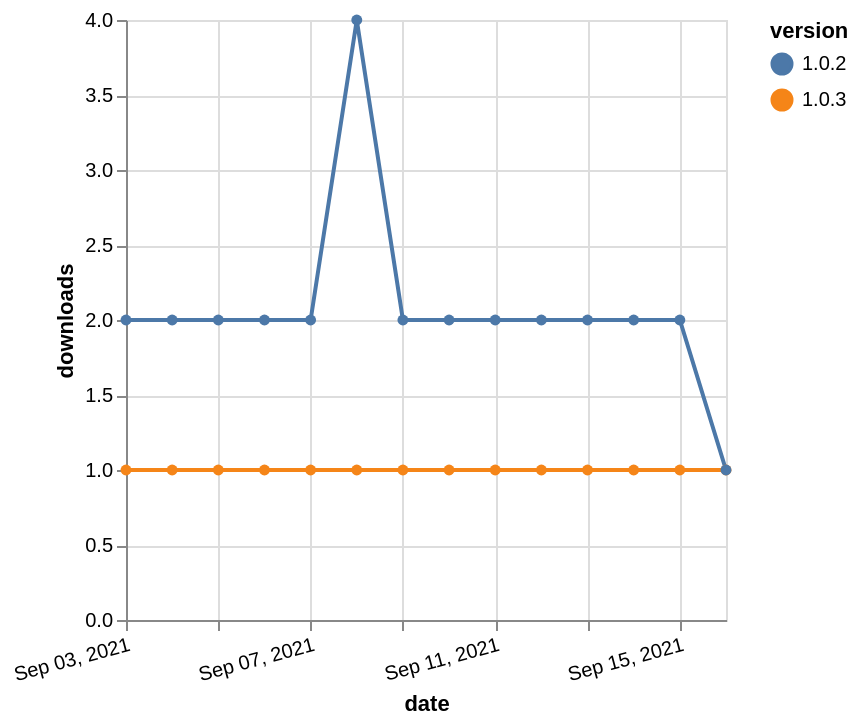

The specification (Vega-Lite) saved for this image:
### Vega-Lite specification from a JSON file in a GitHub repository (floating-point values rounded to 4 significant figures)
{"$schema": "https://vega.github.io/schema/vega-lite/v5.json", "description": "A simple bar chart with embedded data.", "data": {"values": [{"date": "2021-09-03", "total": 248, "delta": 1, "version": "1.0.3"}, {"date": "2021-09-04", "total": 249, "delta": 1, "version": "1.0.3"}, {"date": "2021-09-05", "total": 250, "delta": 1, "version": "1.0.3"}, {"date": "2021-09-06", "total": 251, "delta": 1, "version": "1.0.3"}, {"date": "2021-09-07", "total": 252, "delta": 1, "version": "1.0.3"}, {"date": "2021-09-08", "total": 253, "delta": 1, "version": "1.0.3"}, {"date": "2021-09-09", "total": 254, "delta": 1, "version": "1.0.3"}, {"date": "2021-09-10", "total": 255, "delta": 1, "version": "1.0.3"}, {"date": "2021-09-11", "total": 256, "delta": 1, "version": "1.0.3"}, {"date": "2021-09-12", "total": 257, "delta": 1, "version": "1.0.3"}, {"date": "2021-09-13", "total": 258, "delta": 1, "version": "1.0.3"}, {"date": "2021-09-14", "total": 259, "delta": 1, "version": "1.0.3"}, {"date": "2021-09-15", "total": 260, "delta": 1, "version": "1.0.3"}, {"date": "2021-09-16", "total": 261, "delta": 1, "version": "1.0.3"}, {"date": "2021-09-03", "total": 3060, "delta": 2, "version": "1.0.2"}, {"date": "2021-09-04", "total": 3062, "delta": 2, "version": "1.0.2"}, {"date": "2021-09-05", "total": 3064, "delta": 2, "version": "1.0.2"}, {"date": "2021-09-06", "total": 3066, "delta": 2, "version": "1.0.2"}, {"date": "2021-09-07", "total": 3068, "delta": 2, "version": "1.0.2"}, {"date": "2021-09-08", "total": 3072, "delta": 4, "version": "1.0.2"}, {"date": "2021-09-09", "total": 3074, "delta": 2, "version": "1.0.2"}, {"date": "2021-09-10", "total": 3076, "delta": 2, "version": "1.0.2"}, {"date": "2021-09-11", "total": 3078, "delta": 2, "version": "1.0.2"}, {"date": "2021-09-12", "total": 3080, "delta": 2, "version": "1.0.2"}, {"date": "2021-09-13", "total": 3082, "delta": 2, "version": "1.0.2"}, {"date": "2021-09-14", "total": 3084, "delta": 2, "version": "1.0.2"}, {"date": "2021-09-15", "total": 3086, "delta": 2, "version": "1.0.2"}, {"date": "2021-09-16", "total": 3087, "delta": 1, "version": "1.0.2"}]}, "width": "container", "mark": {"type": "line", "point": {"filled": true}}, "encoding": {"x": {"field": "date", "type": "temporal", "timeUnit": "yearmonthdate", "title": "date", "axis": {"labelAngle": -15}}, "y": {"field": "delta", "type": "quantitative", "title": "downloads"}, "color": {"field": "version", "type": "nominal"}, "tooltip": {"field": "delta"}}}
